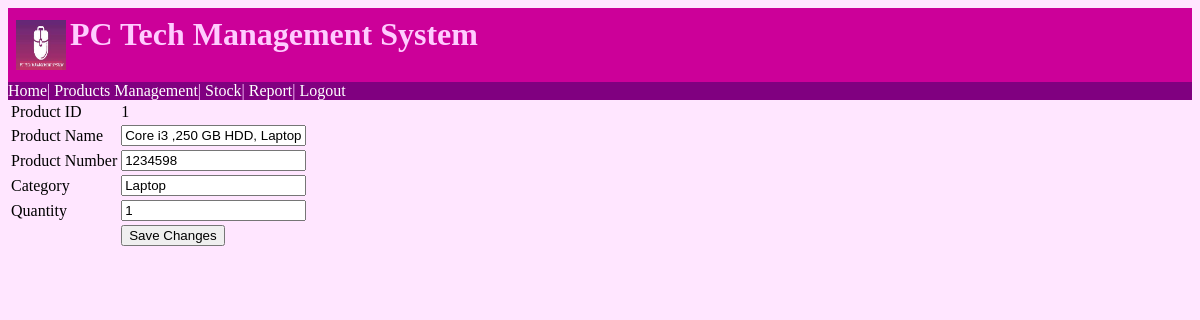
The app's page /admin/editProduct.php?id=1 with its own data.
### tables this page shows
CREATE TABLE `product_stocks` (
  `product_name` varchar(250) NOT NULL,
  `product_number` int(10) NOT NULL,
  `brand` varchar(250) NOT NULL,
  `description` varchar(250) NOT NULL,
  `specifications` varchar(250) NOT NULL,
  `category` varchar(250) NOT NULL,
  `quantity` int(10) NOT NULL,
  `status` text NOT NULL,
  `dateInStock` date NOT NULL,
  `id` int(10) NOT NULL,
  `photo` longblob NOT NULL,
  `purchase` int(10) NOT NULL,
  `sale` int(10) NOT NULL
);

### admin/editProduct.php (the view, shortened to what this page needs)
<?php include '../config.php';
$id= $_GET['id'];
$product_name= "";
$product_number= "";
$category="";
$quantity= "";
$result = $con->query("SELECT * FROM `product_stocks`  where  `id`='$id'");
if($result->num_rows > 0)
{
	while($row = $result->fetch_assoc())
	{
        $product_name= $row['product_name'] ;
        $product_number=$row['product_number'] ;
        $category= $row['category'] ;
      $quantity= $row['quantity'];
}
}
?>
<?php
include("header.php");
include("nav.php");
?>
<form action="editProduct.php?id=<?php echo $id; ?>" method="post">
<table>
<tr><td>Product ID</td><td><?php echo $id; ?></td></tr>
<tr><td>Product Name</td><td><input type="Text" name="product_name" value="<?php echo $product_name; ?>"></td></tr>
<tr><td>Product Number</td><td><input type="Text" name="product_number" value="<?php echo $product_number; ?>"></td></tr></td>
<tr><td>Category</td><td><input type="Text" name="category" value="<?php echo $category; ?>"></td></tr>
<tr><td>Quantity</td><td><input type="Text" name="quantity" value="<?php echo $quantity; ?>"></td></tr>
<tr><td></td><td><input class="btn-success" type="submit" name="submit" value="Save Changes"></td></tr>
</table>
</form>

### admin/style.css (style rules this page uses)
body { background-color: #ffe6ff }

### records on screen
product_stocks: product_name "Core i3 ,250 GB HDD, Laptop", product_number "1234598", category "Laptop", quantity "1"

### other values on screen
$id "1"
